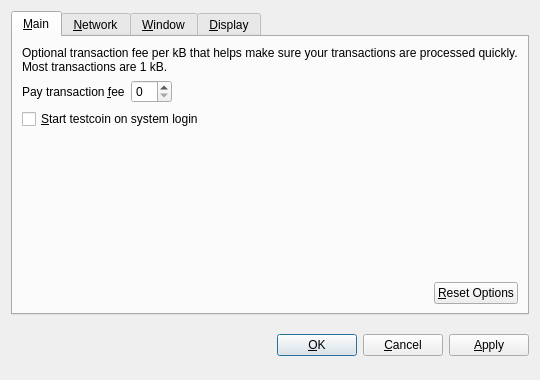
<?xml version="1.0" encoding="UTF-8"?>
<ui version="4.0">
 <class>OptionsDialog</class>
 <widget class="QDialog" name="OptionsDialog">
  <property name="geometry">
   <rect>
    <x>0</x>
    <y>0</y>
    <width>540</width>
    <height>380</height>
   </rect>
  </property>
  <property name="windowTitle">
   <string>Options</string>
  </property>
  <property name="modal">
   <bool>true</bool>
  </property>
  <layout class="QVBoxLayout" name="verticalLayout">
   <item>
    <widget class="QTabWidget" name="tabWidget">
     <property name="tabPosition">
      <enum>QTabWidget::North</enum>
     </property>
     <property name="currentIndex">
      <number>0</number>
     </property>
     <widget class="QWidget" name="tabMain">
      <attribute name="title">
       <string>&amp;Main</string>
      </attribute>
      <layout class="QVBoxLayout" name="verticalLayout_Main">
       <item>
        <widget class="QLabel" name="transactionFeeInfoLabel">
         <property name="text">
          <string>Optional transaction fee per kB that helps make sure your transactions are processed quickly. Most transactions are 1 kB.</string>
         </property>
         <property name="textFormat">
          <enum>Qt::PlainText</enum>
         </property>
         <property name="wordWrap">
          <bool>true</bool>
         </property>
        </widget>
       </item>
       <item>
        <layout class="QHBoxLayout" name="horizontalLayout_1_Main">
         <item>
          <widget class="QLabel" name="transactionFeeLabel">
           <property name="text">
            <string>Pay transaction &amp;fee</string>
           </property>
           <property name="textFormat">
            <enum>Qt::PlainText</enum>
           </property>
           <property name="buddy">
            <cstring>transactionFee</cstring>
           </property>
          </widget>
         </item>
         <item>
          <widget class="BitcoinAmountField" name="transactionFee"/>
         </item>
         <item>
          <spacer name="horizontalSpacer_1_Main">
           <property name="orientation">
            <enum>Qt::Horizontal</enum>
           </property>
           <property name="sizeHint" stdset="0">
            <size>
             <width>40</width>
             <height>20</height>
            </size>
           </property>
          </spacer>
         </item>
        </layout>
       </item>
       <item>
        <widget class="QCheckBox" name="bitcoinAtStartup">
         <property name="toolTip">
          <string>Automatically start testcoin after logging in to the system.</string>
         </property>
         <property name="text">
          <string>&amp;Start testcoin on system login</string>
         </property>
        </widget>
       </item>
       <item>
        <spacer name="verticalSpacer_Main">
         <property name="orientation">
          <enum>Qt::Vertical</enum>
         </property>
         <property name="sizeHint" stdset="0">
          <size>
           <width>20</width>
           <height>40</height>
          </size>
         </property>
        </spacer>
       </item>
       <item>
        <layout class="QHBoxLayout" name="horizontalLayout_2_Main">
         <item>
          <spacer name="horizontalSpacer_2_Main">
           <property name="orientation">
            <enum>Qt::Horizontal</enum>
           </property>
           <property name="sizeHint" stdset="0">
            <size>
             <width>40</width>
             <height>20</height>
            </size>
           </property>
          </spacer>
         </item>
         <item>
          <widget class="QPushButton" name="resetButton">
           <property name="toolTip">
            <string>Reset all client options to default.</string>
           </property>
           <property name="text">
            <string>&amp;Reset Options</string>
           </property>
           <property name="autoDefault">
            <bool>false</bool>
           </property>
          </widget>
         </item>
        </layout>
       </item>
      </layout>
     </widget>
     <widget class="QWidget" name="tabNetwork">
      <attribute name="title">
       <string>&amp;Network</string>
      </attribute>
      <layout class="QVBoxLayout" name="verticalLayout_Network">
       <item>
        <widget class="QCheckBox" name="mapPortUpnp">
         <property name="toolTip">
          <string>Automatically open the testcoin client port on the router. This only works when your router supports UPnP and it is enabled.</string>
         </property>
         <property name="text">
          <string>Map port using &amp;UPnP</string>
         </property>
        </widget>
       </item>
       <item>
        <widget class="QCheckBox" name="connectSocks">
         <property name="toolTip">
          <string>Connect to the testcoin network through a SOCKS proxy (e.g. when connecting through Tor).</string>
         </property>
         <property name="text">
          <string>&amp;Connect through SOCKS proxy:</string>
         </property>
        </widget>
       </item>
       <item>
        <layout class="QHBoxLayout" name="horizontalLayout_Network">
         <item>
          <widget class="QLabel" name="proxyIpLabel">
           <property name="text">
            <string>Proxy &amp;IP:</string>
           </property>
           <property name="textFormat">
            <enum>Qt::PlainText</enum>
           </property>
           <property name="buddy">
            <cstring>proxyIp</cstring>
           </property>
          </widget>
         </item>
         <item>
          <widget class="QValidatedLineEdit" name="proxyIp">
           <property name="maximumSize">
            <size>
             <width>140</width>
             <height>16777215</height>
            </size>
           </property>
           <property name="toolTip">
            <string>IP address of the proxy (e.g. 127.0.0.1)</string>
           </property>
          </widget>
         </item>
         <item>
          <widget class="QLabel" name="proxyPortLabel">
           <property name="text">
            <string>&amp;Port:</string>
           </property>
           <property name="textFormat">
            <enum>Qt::PlainText</enum>
           </property>
           <property name="buddy">
            <cstring>proxyPort</cstring>
           </property>
          </widget>
         </item>
         <item>
          <widget class="QLineEdit" name="proxyPort">
           <property name="maximumSize">
            <size>
             <width>55</width>
             <height>16777215</height>
            </size>
           </property>
           <property name="toolTip">
            <string>Port of the proxy (e.g. 9050)</string>
           </property>
          </widget>
         </item>
         <item>
          <widget class="QLabel" name="socksVersionLabel">
           <property name="text">
            <string>SOCKS &amp;Version:</string>
           </property>
           <property name="textFormat">
            <enum>Qt::PlainText</enum>
           </property>
           <property name="buddy">
            <cstring>socksVersion</cstring>
           </property>
          </widget>
         </item>
         <item>
          <widget class="QValueComboBox" name="socksVersion">
           <property name="toolTip">
            <string>SOCKS version of the proxy (e.g. 5)</string>
           </property>
          </widget>
         </item>
         <item>
          <spacer name="horizontalSpacer_Network">
           <property name="orientation">
            <enum>Qt::Horizontal</enum>
           </property>
           <property name="sizeHint" stdset="0">
            <size>
             <width>40</width>
             <height>20</height>
            </size>
           </property>
          </spacer>
         </item>
        </layout>
       </item>
       <item>
        <spacer name="verticalSpacer_Network">
         <property name="orientation">
          <enum>Qt::Vertical</enum>
         </property>
         <property name="sizeHint" stdset="0">
          <size>
           <width>20</width>
           <height>40</height>
          </size>
         </property>
        </spacer>
       </item>
      </layout>
     </widget>
     <widget class="QWidget" name="tabWindow">
      <attribute name="title">
       <string>&amp;Window</string>
      </attribute>
      <layout class="QVBoxLayout" name="verticalLayout_Window">
       <item>
        <widget class="QCheckBox" name="minimizeToTray">
         <property name="toolTip">
          <string>Show only a tray icon after minimizing the window.</string>
         </property>
         <property name="text">
          <string>&amp;Minimize to the tray instead of the taskbar</string>
         </property>
        </widget>
       </item>
       <item>
        <widget class="QCheckBox" name="minimizeOnClose">
         <property name="toolTip">
          <string>Minimize instead of exit the application when the window is closed. When this option is enabled, the application will be closed only after selecting Quit in the menu.</string>
         </property>
         <property name="text">
          <string>M&amp;inimize on close</string>
         </property>
        </widget>
       </item>
       <item>
        <spacer name="verticalSpacer_Window">
         <property name="orientation">
          <enum>Qt::Vertical</enum>
         </property>
         <property name="sizeHint" stdset="0">
          <size>
           <width>20</width>
           <height>40</height>
          </size>
         </property>
        </spacer>
       </item>
      </layout>
     </widget>
     <widget class="QWidget" name="tabDisplay">
      <attribute name="title">
       <string>&amp;Display</string>
      </attribute>
      <layout class="QVBoxLayout" name="verticalLayout_Display">
       <item>
        <layout class="QHBoxLayout" name="horizontalLayout_1_Display">
         <item>
          <widget class="QLabel" name="langLabel">
           <property name="text">
            <string>User Interface &amp;language:</string>
           </property>
           <property name="textFormat">
            <enum>Qt::PlainText</enum>
           </property>
           <property name="buddy">
            <cstring>lang</cstring>
           </property>
          </widget>
         </item>
         <item>
          <widget class="QValueComboBox" name="lang">
           <property name="toolTip">
            <string>The user interface language can be set here. This setting will take effect after restarting testcoin.</string>
           </property>
          </widget>
         </item>
        </layout>
       </item>
       <item>
        <layout class="QHBoxLayout" name="horizontalLayout_2_Display">
         <item>
          <widget class="QLabel" name="unitLabel">
           <property name="text">
            <string>&amp;Unit to show amounts in:</string>
           </property>
           <property name="textFormat">
            <enum>Qt::PlainText</enum>
           </property>
           <property name="buddy">
            <cstring>unit</cstring>
           </property>
          </widget>
         </item>
         <item>
          <widget class="QValueComboBox" name="unit">
           <property name="toolTip">
            <string>Choose the default subdivision unit to show in the interface and when sending coins.</string>
           </property>
          </widget>
         </item>
        </layout>
       </item>
       <item>
        <widget class="QCheckBox" name="displayAddresses">
         <property name="toolTip">
          <string>Whether to show testcoin addresses in the transaction list or not.</string>
         </property>
         <property name="text">
          <string>&amp;Display addresses in transaction list</string>
         </property>
        </widget>
       </item>
       <item>
        <widget class="QCheckBox" name="coinControlFeatures">
         <property name="toolTip">
          <string>Whether to show coin control features or not.</string>
         </property>
         <property name="text">
          <string>Display coin &amp;control features (experts only!)</string>
         </property>
        </widget>
       </item>
       <item>
        <spacer name="verticalSpacer_Display">
         <property name="orientation">
          <enum>Qt::Vertical</enum>
         </property>
         <property name="sizeHint" stdset="0">
          <size>
           <width>20</width>
           <height>40</height>
          </size>
         </property>
        </spacer>
       </item>
      </layout>
     </widget>
    </widget>
   </item>
   <item>
    <layout class="QHBoxLayout" name="horizontalLayout_Buttons">
     <item>
      <spacer name="horizontalSpacer_1">
       <property name="orientation">
        <enum>Qt::Horizontal</enum>
       </property>
       <property name="sizeHint" stdset="0">
        <size>
         <width>40</width>
         <height>48</height>
        </size>
       </property>
      </spacer>
     </item>
     <item>
      <widget class="QLabel" name="statusLabel">
       <property name="font">
        <font>
         <weight>75</weight>
         <bold>true</bold>
        </font>
       </property>
       <property name="text">
        <string/>
       </property>
       <property name="textFormat">
        <enum>Qt::PlainText</enum>
       </property>
       <property name="wordWrap">
        <bool>true</bool>
       </property>
      </widget>
     </item>
     <item>
      <spacer name="horizontalSpacer_2">
       <property name="orientation">
        <enum>Qt::Horizontal</enum>
       </property>
       <property name="sizeHint" stdset="0">
        <size>
         <width>40</width>
         <height>48</height>
        </size>
       </property>
      </spacer>
     </item>
     <item>
      <widget class="QPushButton" name="okButton">
       <property name="text">
        <string>&amp;OK</string>
       </property>
      </widget>
     </item>
     <item>
      <widget class="QPushButton" name="cancelButton">
       <property name="text">
        <string>&amp;Cancel</string>
       </property>
       <property name="autoDefault">
        <bool>false</bool>
       </property>
      </widget>
     </item>
     <item>
      <widget class="QPushButton" name="applyButton">
       <property name="text">
        <string>&amp;Apply</string>
       </property>
       <property name="autoDefault">
        <bool>false</bool>
       </property>
      </widget>
     </item>
    </layout>
   </item>
  </layout>
 </widget>
 <customwidgets>
  <customwidget>
   <class>BitcoinAmountField</class>
   <extends>QSpinBox</extends>
   <header>bitcoinamountfield.h</header>
  </customwidget>
  <customwidget>
   <class>QValueComboBox</class>
   <extends>QComboBox</extends>
   <header>qvaluecombobox.h</header>
  </customwidget>
  <customwidget>
   <class>QValidatedLineEdit</class>
   <extends>QLineEdit</extends>
   <header>qvalidatedlineedit.h</header>
  </customwidget>
 </customwidgets>
 <resources/>
 <connections/>
</ui>
